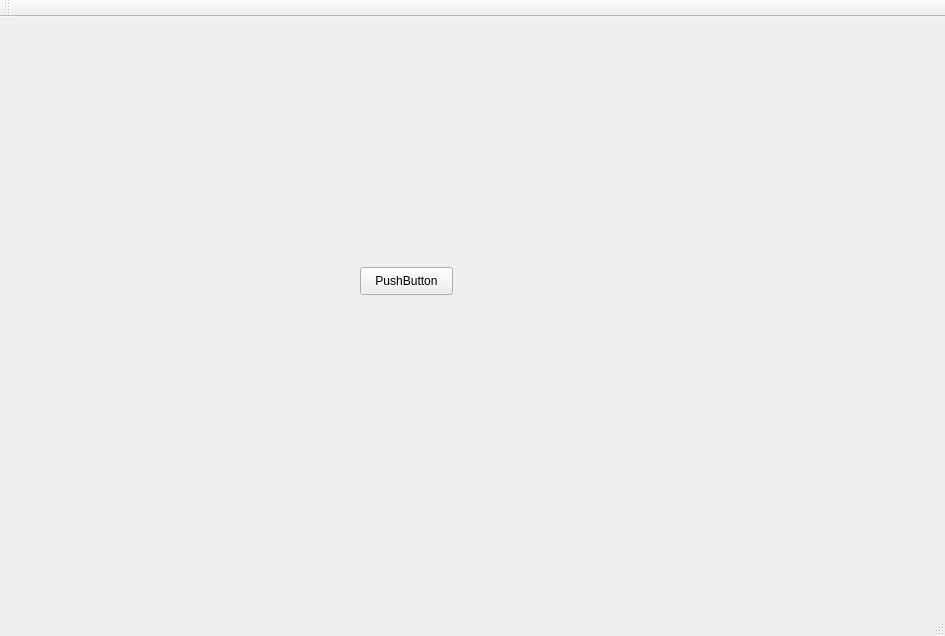
<?xml version="1.0" encoding="UTF-8"?>
<ui version="4.0">
 <class>MainWindow</class>
 <widget class="QMainWindow" name="MainWindow">
  <property name="geometry">
   <rect>
    <x>0</x>
    <y>0</y>
    <width>945</width>
    <height>636</height>
   </rect>
  </property>
  <property name="windowTitle">
   <string>MainWindow</string>
  </property>
  <widget class="QWidget" name="centralWidget">
   <widget class="QPushButton" name="pushButton">
    <property name="geometry">
     <rect>
      <x>360</x>
      <y>250</y>
      <width>93</width>
      <height>28</height>
     </rect>
    </property>
    <property name="text">
     <string>PushButton</string>
    </property>
   </widget>
  </widget>
  <widget class="QMenuBar" name="menuBar">
   <property name="geometry">
    <rect>
     <x>0</x>
     <y>0</y>
     <width>945</width>
     <height>21</height>
    </rect>
   </property>
  </widget>
  <widget class="QToolBar" name="mainToolBar">
   <attribute name="toolBarArea">
    <enum>TopToolBarArea</enum>
   </attribute>
   <attribute name="toolBarBreak">
    <bool>false</bool>
   </attribute>
  </widget>
  <widget class="QStatusBar" name="statusBar"/>
 </widget>
 <layoutdefault spacing="6" margin="11"/>
 <resources/>
 <connections/>
</ui>
